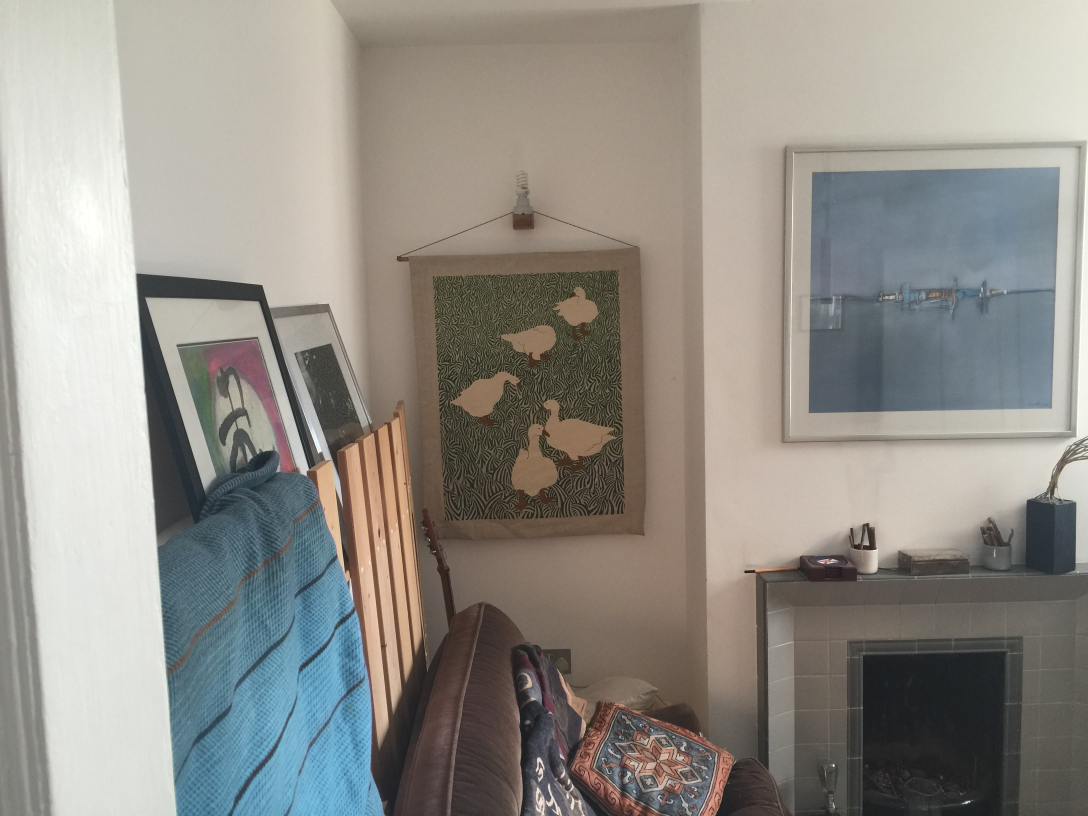
#> input picture part1/data/room/room_a.jpg, 3264 x 2448 px, found by its file name (shown at 1/3 size)
$ python main.py   (older library calls are emulated)
#> lines starting #> are read from the running program, lines starting #| are printed output that depends on the picture
from skimage import io, transform
from image_stitching import *
from ransac import *
import cyvlfeat.sift as sift
from skimage.color import rgb2grey


def main():
    # [6 lines of commented-out code are left out]

    img1_name = 'room/room_a.jpg'
    img2_name = 'room/room_b.jpg'

    print(img1_name)
    image_left = io.imread('part1/data/' + img1_name)
#> image_left is the input picture: shape (2448, 3264, 3); mean R, G, B 145.8, 142.4, 135.7
    image_right = io.imread('part1/data/' + img2_name)
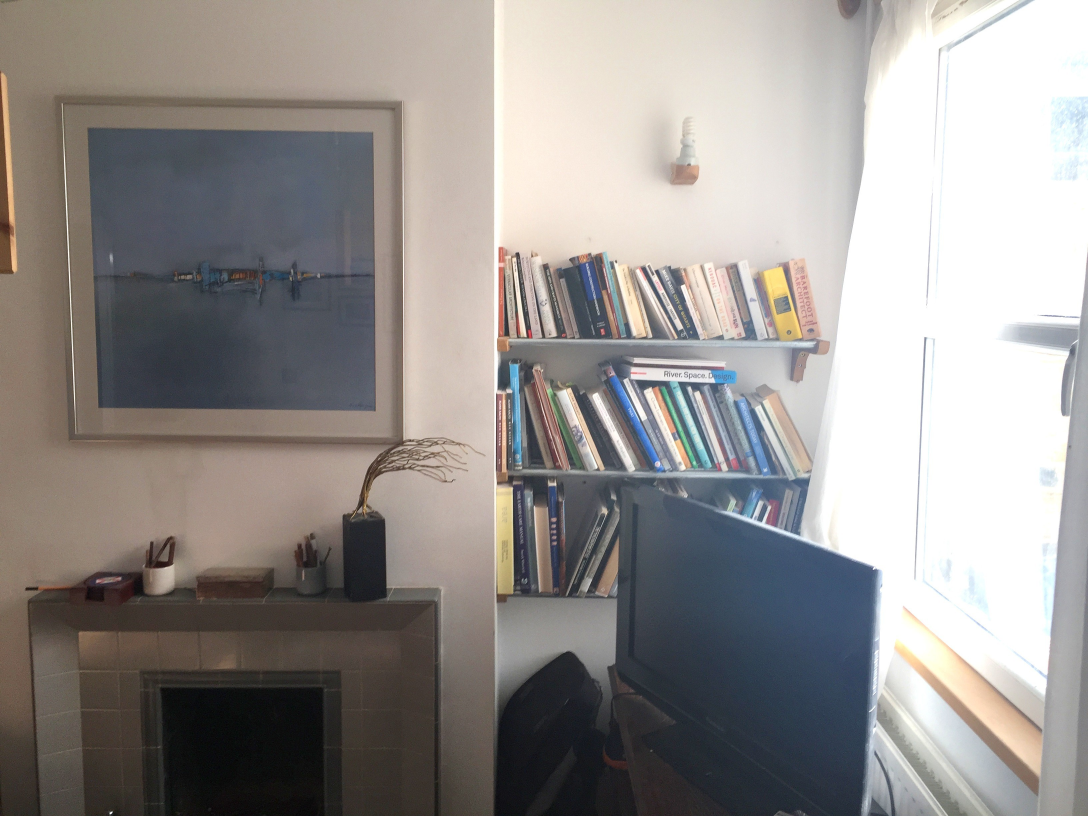
#> input picture part1/data/room/room_b.jpg, 3264 x 2448 px, found by its file name (shown at 1/3 size)
#> image_right is the input picture: shape (2448, 3264, 3); mean R, G, B 150.2, 146, 143.3

    image_left = transform.rescale(image_left, 0.25)
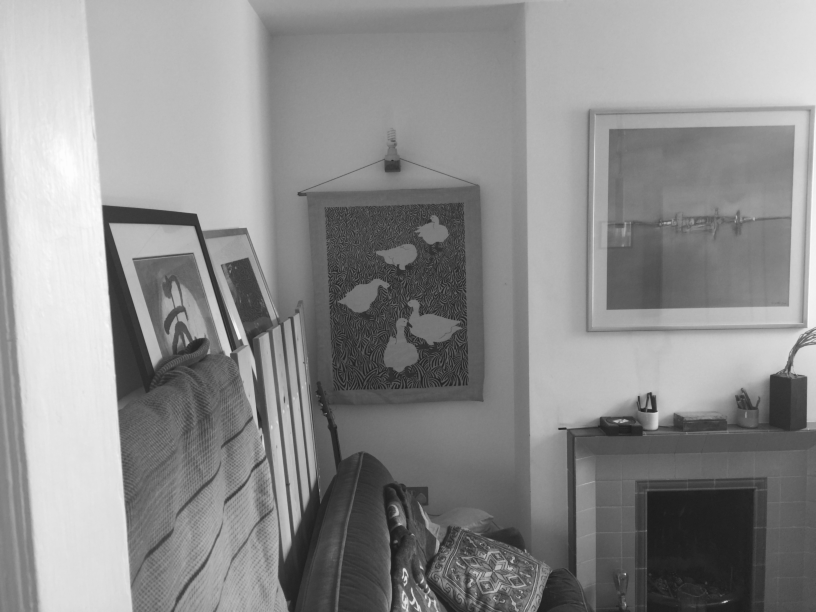
#> image_left: shape (612, 816, 1) float64; min 0.111, max 0.996, mean 0.555
    image_right = transform.rescale(image_right, 0.25)
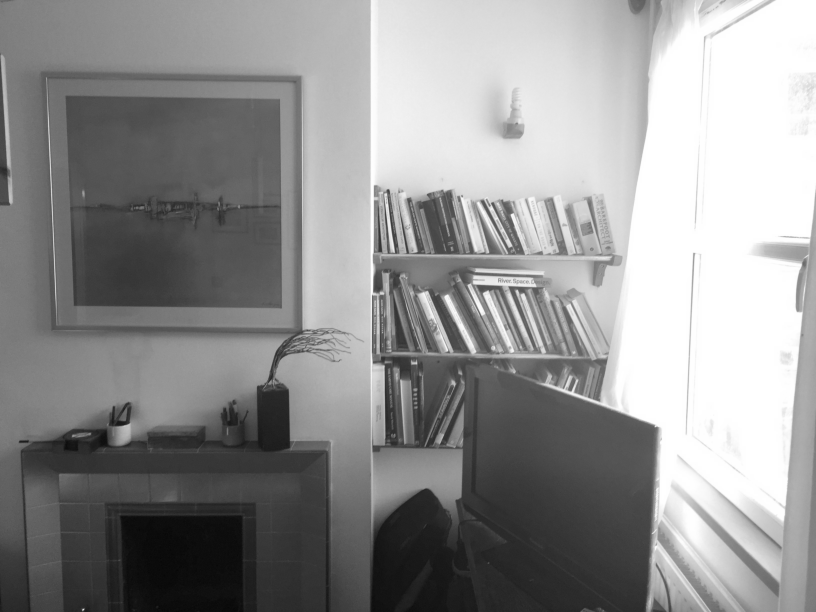
#> image_right: shape (612, 816, 1) float64; min 0.0293, max 1, mean 0.574

    show_stitched_image = True

    patch_size = [9,9]
    k = 200             # top k matches that are chosen

    ransac_iters = 500
    ransac_threshold = 10
    ransac_num_inliers = 3
    stitched_image = im_stitch(image_left, image_right, patch_size, k, ransac_iters, ransac_threshold, ransac_num_inliers)
    if show_stitched_image:
        plot_stitched_img(stitched_image)


def im_stitch(image_left, image_right, patch_size, k, ransac_iters, ransac_threshold, ransac_num_inliers):
    # [11 lines of commented-out code are left out]

#> (the run stopped early here; a loop or call above may not have finished)
